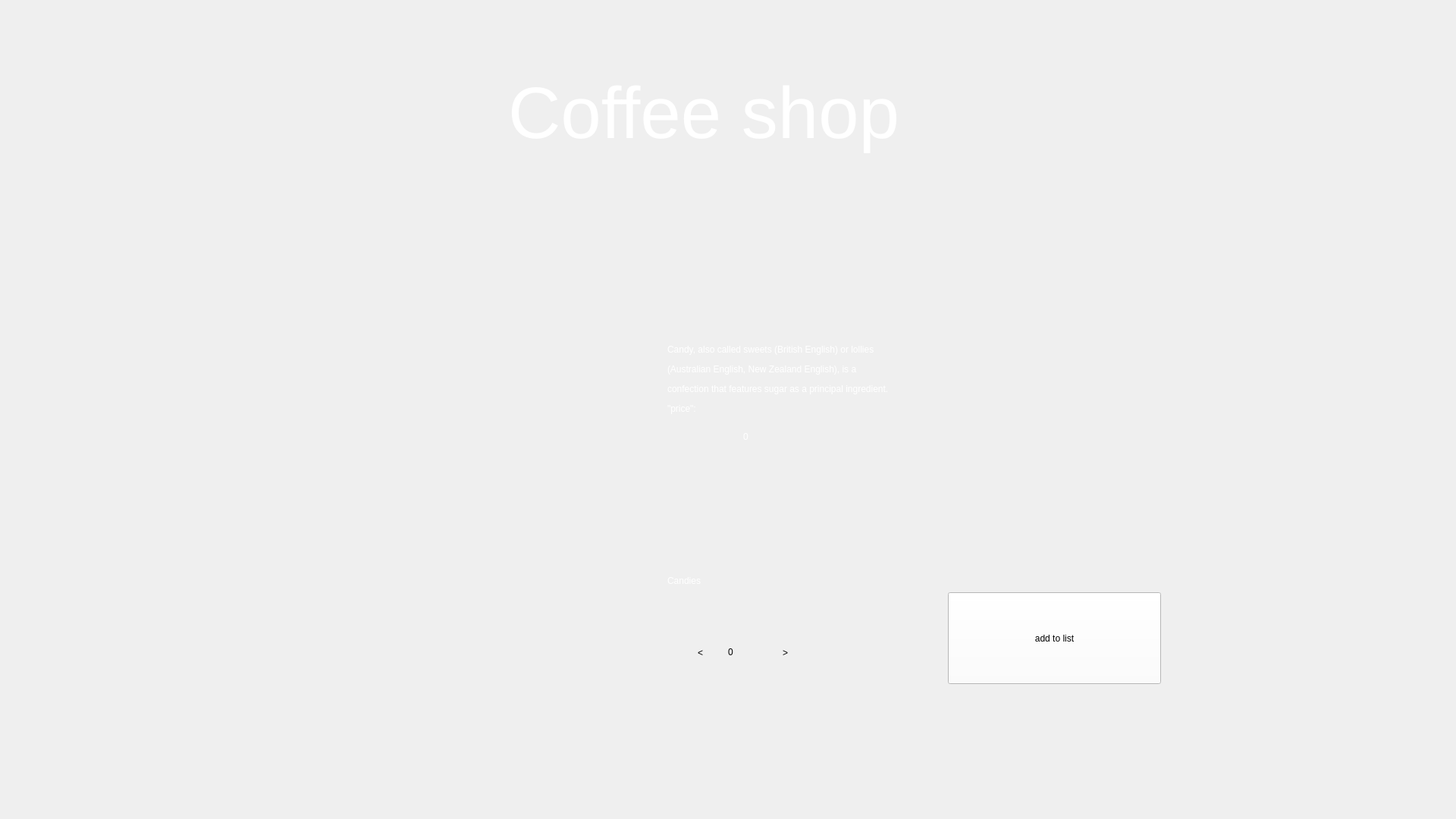
<?xml version="1.0" encoding="UTF-8"?>
<ui version="4.0">
 <class>CandiesForm</class>
 <widget class="QWidget" name="CandiesForm">
  <property name="geometry">
   <rect>
    <x>0</x>
    <y>0</y>
    <width>1920</width>
    <height>1080</height>
   </rect>
  </property>
  <property name="windowTitle">
   <string>Form</string>
  </property>
  <property name="styleSheet">
   <string notr="true"/>
  </property>
  <widget class="QLabel" name="Back">
   <property name="geometry">
    <rect>
     <x>0</x>
     <y>0</y>
     <width>1920</width>
     <height>1080</height>
    </rect>
   </property>
   <property name="styleSheet">
    <string notr="true">background-image: url(':/res/img/backgr.png');

background-repeat: no-repeat;
</string>
   </property>
   <property name="text">
    <string/>
   </property>
  </widget>
  <widget class="QLabel" name="label_2">
   <property name="geometry">
    <rect>
     <x>670</x>
     <y>80</y>
     <width>581</width>
     <height>141</height>
    </rect>
   </property>
   <property name="styleSheet">
    <string notr="true">position: absolute;
font: 700 26pt &quot;Segoe Script&quot;;
width: 328px;
height: 88px;
left: 796px;
top: 79px;
font-style: normal;
font-weight: 400;
font-size: 64px;
line-height: 88px;
color: #FFFFFF;
 border: none; 
outline: none;
background-position: center;
 background-repeat: no-repeat; 
background-color: transparent;</string>
   </property>
   <property name="text">
    <string>&lt;html&gt;&lt;head/&gt;&lt;body&gt;&lt;p&gt;&lt;span style=&quot; font-size:72pt;&quot;&gt;Coffee shop&lt;/span&gt;&lt;/p&gt;&lt;/body&gt;&lt;/html&gt;</string>
   </property>
  </widget>
  <widget class="QPushButton" name="Zerno">
   <property name="geometry">
    <rect>
     <x>89</x>
     <y>79</y>
     <width>130</width>
     <height>130</height>
    </rect>
   </property>
   <property name="styleSheet">
    <string notr="true">background-image: url(':/res/img/24.png');
background-position: center;
 background-repeat: no-repeat; 
background-color: transparent;
 border: none; 
outline: none;</string>
   </property>
   <property name="text">
    <string/>
   </property>
  </widget>
  <widget class="QLabel" name="label">
   <property name="geometry">
    <rect>
     <x>230</x>
     <y>310</y>
     <width>500</width>
     <height>591</height>
    </rect>
   </property>
   <property name="styleSheet">
    <string notr="true">background-image: url(':/res/img/Candies2.png');
background-position: center;
 background-repeat: no-repeat; </string>
   </property>
   <property name="text">
    <string/>
   </property>
  </widget>
  <widget class="QLabel" name="label_3">
   <property name="geometry">
    <rect>
     <x>880</x>
     <y>310</y>
     <width>741</width>
     <height>381</height>
    </rect>
   </property>
   <property name="styleSheet">
    <string notr="true">font: 700 18pt &quot;Segoe Script&quot;;
color: #FFFFFF;
</string>
   </property>
   <property name="text">
    <string>&lt;html&gt;&lt;head/&gt;&lt;body&gt;&lt;p&gt;Candy, also called sweets (British English) or lollies&lt;/p&gt;&lt;p&gt;(Australian English, New Zealand English), is a&lt;/p&gt;&lt;p&gt;confection that features sugar as a principal ingredient.&lt;/p&gt;&lt;p&gt;&amp;quot;price&amp;quot;: &lt;/p&gt;&lt;/body&gt;&lt;/html&gt;</string>
   </property>
  </widget>
  <widget class="QPushButton" name="Buttmin">
   <property name="geometry">
    <rect>
     <x>884</x>
     <y>820</y>
     <width>79</width>
     <height>81</height>
    </rect>
   </property>
   <property name="styleSheet">
    <string notr="true">font: 700 18pt &quot;Segoe Script&quot;;
background-image: url(:/res/img/whites.png);

 border: none; 
outline: none;</string>
   </property>
   <property name="text">
    <string>&lt;</string>
   </property>
  </widget>
  <widget class="QPushButton" name="Buttpl">
   <property name="geometry">
    <rect>
     <x>995</x>
     <y>820</y>
     <width>81</width>
     <height>81</height>
    </rect>
   </property>
   <property name="styleSheet">
    <string notr="true">font: 700 18pt &quot;Segoe Script&quot;;
background-image: url(:/res/img/whites.png);

 border: none; 
outline: none;</string>
   </property>
   <property name="text">
    <string>&gt;</string>
   </property>
  </widget>
  <widget class="QLabel" name="numberqwert">
   <property name="geometry">
    <rect>
     <x>960</x>
     <y>820</y>
     <width>91</width>
     <height>81</height>
    </rect>
   </property>
   <property name="statusTip">
    <string/>
   </property>
   <property name="whatsThis">
    <string/>
   </property>
   <property name="layoutDirection">
    <enum>Qt::LeftToRight</enum>
   </property>
   <property name="styleSheet">
    <string notr="true">font: 700 18pt &quot;Segoe Script&quot;;
 border: none; 
outline: none;
background-image: url(:/res/img/whites.png);
text-align: center;</string>
   </property>
   <property name="lineWidth">
    <number>1</number>
   </property>
   <property name="text">
    <string>&lt;html&gt;&lt;head/&gt;&lt;body&gt;&lt;p&gt;0&lt;/p&gt;&lt;/body&gt;&lt;/html&gt;</string>
   </property>
  </widget>
  <widget class="QPushButton" name="pushButton">
   <property name="geometry">
    <rect>
     <x>1250</x>
     <y>781</y>
     <width>281</width>
     <height>121</height>
    </rect>
   </property>
   <property name="styleSheet">
    <string notr="true">font: 700 25pt &quot;Segoe Script&quot;;
background-color: rgb(255, 255, 255);
background-color: rgb(255, 255, 255);</string>
   </property>
   <property name="text">
    <string>add to list</string>
   </property>
  </widget>
  <widget class="QLabel" name="L1">
   <property name="geometry">
    <rect>
     <x>980</x>
     <y>566</y>
     <width>49</width>
     <height>20</height>
    </rect>
   </property>
   <property name="styleSheet">
    <string notr="true">font: 700 18pt &quot;Segoe Script&quot;;
color: #FFFFFF;</string>
   </property>
   <property name="text">
    <string>0</string>
   </property>
  </widget>
  <widget class="QLabel" name="Lab1">
   <property name="geometry">
    <rect>
     <x>880</x>
     <y>730</y>
     <width>251</width>
     <height>71</height>
    </rect>
   </property>
   <property name="styleSheet">
    <string notr="true">font: 700 27pt &quot;Segoe Script&quot;;
color: #FFFFFF;</string>
   </property>
   <property name="text">
    <string>Candies</string>
   </property>
  </widget>
  <zorder>Back</zorder>
  <zorder>Buttmin</zorder>
  <zorder>numberqwert</zorder>
  <zorder>label_2</zorder>
  <zorder>Zerno</zorder>
  <zorder>label</zorder>
  <zorder>label_3</zorder>
  <zorder>Buttpl</zorder>
  <zorder>pushButton</zorder>
  <zorder>L1</zorder>
  <zorder>Lab1</zorder>
 </widget>
 <resources/>
 <connections/>
</ui>
